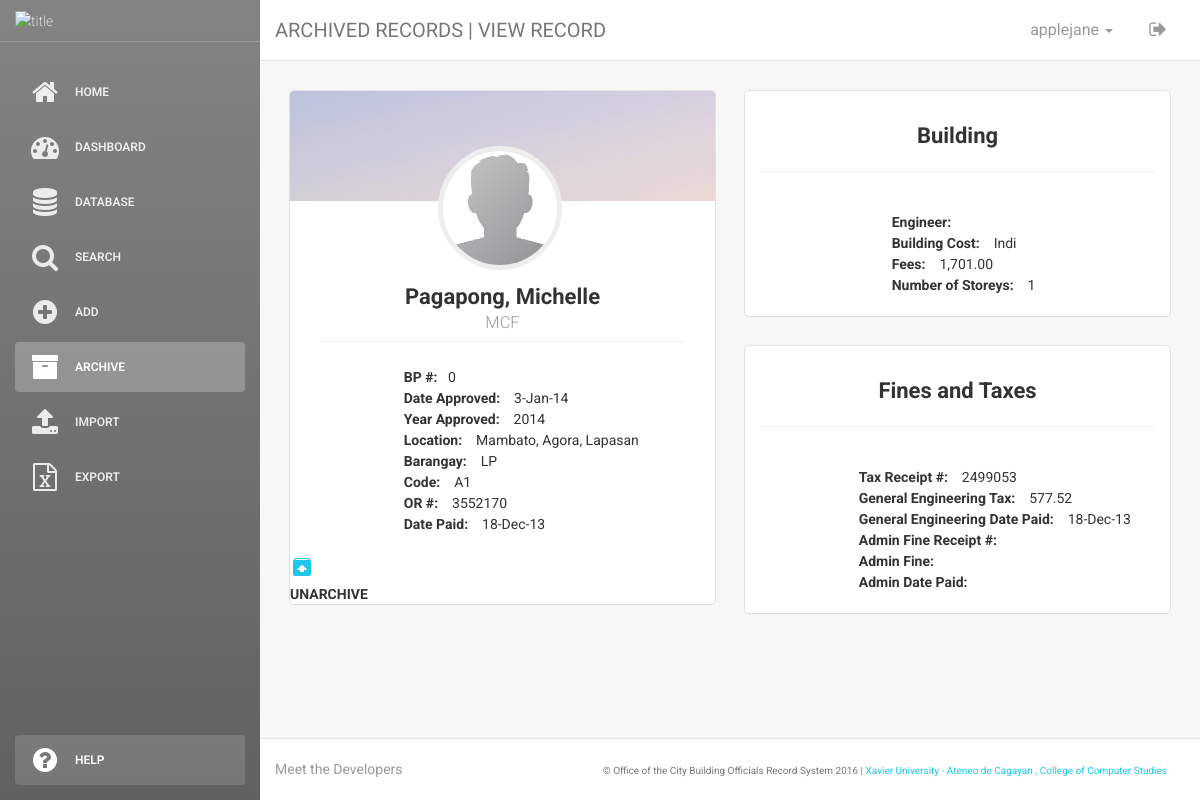
Screenshot of /archive_details.php?id=1 (signed in) with the database file from the repository.
### tables this page shows
CREATE TABLE IF NOT EXISTS `bp_applicant_archive` (
  `bpApplicant_id` int(11) NOT NULL,
  `bp_no` varchar(30) NOT NULL,
  `year_approved` varchar(30) NOT NULL,
  `date_approved` varchar(30) NOT NULL,
  `ap_initial` varchar(30) NOT NULL,
  `ap_brgy` varchar(30) NOT NULL,
  `brgy_code` varchar(30) NOT NULL,
  `bp_orNo` varchar(30) NOT NULL,
  `or_datepaid` varchar(30) NOT NULL,
  `building_cost` varchar(30) NOT NULL,
  `building_fees` varchar(30) NOT NULL,
  `building_noStoreys` varchar(30) NOT NULL,
  `building_engineer` varchar(50) NOT NULL,
  `applicant` varchar(50) NOT NULL,
  `ap_location` varchar(30) NOT NULL,
  `tax_receiptNo` varchar(30) NOT NULL,
  `ge_datepaid` varchar(30) NOT NULL,
  `tax_ge` varchar(30) NOT NULL,
  `admin_receiptNo` varchar(30) NOT NULL,
  `admin_datepaid` varchar(30) NOT NULL,
  `admin_fine` varchar(30) NOT NULL
);

### session.php (called while the page is built, shortened)
<?php
$connection = mysql_connect("localhost", "root", "");
$user_check=$_SESSION['login_user'];
$ses_sql=mysql_query("select username from login where username='$user_check'", $connection);
$row = mysql_fetch_assoc($ses_sql);
$login_session =$row['username'];
?>

### unarchive_fetch.php (called while the page is built, shortened)
<?php
	$unarc_id = $_GET['id'];
?>

### archive_details.php (the view, shortened to what this page needs)
<?php include('unarchive_fetch.php');?>
<?php include('session.php');?>
<!doctype html>
<html lang="en">
<head>
    <link href="assets/css/bootstrap.min.css" rel="stylesheet" />
    <link href="assets/css/animate.min.css" rel="stylesheet"/>
    <link href="assets/css/light-bootstrap-dashboard.css" rel="stylesheet"/>
    <link href="assets/css/demo.css" rel="stylesheet" />
    <link href="http://maxcdn.bootstrapcdn.com/font-awesome/4.2.0/css/font-awesome.min.css" rel="stylesheet">
    <link href="assets/css/pe-icon-7-stroke.css" rel="stylesheet" />
    <link rel="stylesheet" href="https://code.getmdl.io/1.1.3/material.indigo-pink.min.css">
</head>
<body>
<div class="wrapper">
    <div class="sidebar" data-color="#2B2E33" data-image="assets/img/sidebar-5.jpg">
        <div class="sidebar-wrapper">
            <div class="logo">
                <img src="assets/img/title.png" alt="title" style="width:237px;height:61px;top:10px; padding:0; margin:0;">
            </div>
            <ul class="nav">
                <li>
                    <a href="home.php">
                       <i class="fa fa-home" aria-hidden="true"></i>
                        <p>Home</p>
                    </a>
                </li>
                <li>
                    <a href="dashboard.php">
                        <i class="fa fa-tachometer" aria-hidden="true"></i>
                        <p>Dashboard</p>
                    </a>
                </li>
                <li>
                    <a href="database.php">
                        <i class="fa fa-database" aria-hidden="true"></i>
                        <p>Database</p>
                    </a>
                </li>
                <li>
                    <a href="search.php">
                        <i class="fa fa-search" aria-hidden="true"></i>
                        <p>Search</p>
                    </a>
                </li>
                <li>
                    <a href="add.php">
                       <i class="fa fa-plus-circle" aria-hidden="true"></i>
                        <p>Add</p>
                    </a>
                </li>
                <li class="active">
                    <a href="archive.php">
                        <i class="fa fa-archive" aria-hidden="true"></i>
                        <p>Archive</p>
                    </a>
                </li>
                <li>
                    <a href="import.php">
                        <i class="fa fa-upload" aria-hidden="true"></i>
                        <p>Import</p>
                    </a>
                </li>
                <li>
                    <a href="export.php">
                       <i class="fa fa-file-excel-o" aria-hidden="true"></i>
                        <p>Export</p>
                    </a>
                </li>
                <li class="active-pro">
                    <a href="help.php">
                        <i class="fa fa-question-circle" aria-hidden="true"></i>
                        <p>HELP</p>
                    </a>
                </li>
            </ul>
        </div>
    </div>
    <div class="main-panel">
        <nav class="navbar navbar-default navbar-fixed">
            <div class="container-fluid">
                <div class="navbar-header">
                    <a class="navbar-brand" href="#">ARCHIVED RECORDS | VIEW RECORD</a>
                </div>
                <div class="collapse navbar-collapse">
                    <ul class="nav navbar-nav navbar-right">
                        <li class="dropdown">
                              <a href="#" class="dropdown-toggle" data-toggle="dropdown">
                                    <?php echo $login_session; ?>
                                    <b class="caret"></b>
                              </a>
                        </li>
                        <li class="dropdown">
                            <a href="login.php">
                                <i class="fa fa-sign-out"></i>
                            </a>
                        </li>
                    </ul>
                </div>
            </div>
        </nav>
        <?php
            $view_id = $_GET['id'];
            $query = "SELECT * FROM bp_applicant_archive WHERE bpApplicant_id = '$view_id';";
            $result = mysql_query($query);
            echo "<div class=\"content\">
                    <div class=\"container-fluid\">
                        <div class=\"row\">";
            if(mysql_num_rows($result) > 0){
                while($row = mysql_fetch_array($result)){
                                echo"<div class=\"col-md-6\">
                                        <div class=\"card card-user\">
                                            <div class=\"image\">
                                                <img src=\"assets/img/sidebar-2.jpg\" alt=\"...\"/>
                                            </div>
                                            <div class=\"content\">
                                            <div class=\"author\">
                                                <a href=\"#\">
                                                    <img class=\"avatar border-gray\" src=\"assets/img/faces/face-0.jpg\" alt=\"...\"/>
                                                    <h4 class=\"title\">
                                                        <b>$row[applicant]</b><br>
                                                        <small>$row[ap_initial]</small>
                                                    </h4>
                                                </a>
                                             </div>
                                             <hr>
                                            <br>";
                                echo"   <p class=\"description text-justify col-md-offset-3\">
                                            <b>BP #:&nbsp&nbsp</b> $row[bp_no]<br>
                                            <b>Date Approved: &nbsp&nbsp</b> $row[date_approved]<br>
                                            <b>Year Approved: &nbsp&nbsp</b> $row[year_approved]<br>
                                            <b>Location: &nbsp&nbsp</b> $row[ap_location]<br>
                                            <b>Barangay: &nbsp&nbsp</b> $row[ap_brgy] <br>
                                            <b>Code: &nbsp&nbsp</b> $row[brgy_code]<br>
                                            <b>OR #: &nbsp&nbsp</b> $row[bp_orNo]<br>
                                            <b>Date Paid: &nbsp&nbsp</b> $row[or_datepaid]
                                        </p>
                                     </div>";
                                echo "<div class=\"mdl-card__menu\">
                                            <a href=\"unarchive_confirm.php?id=$unarc_id\" class=\"mdl-button mdl-button--icon mdl-js-button mdl-js-ripple-effect mdl-button--primary\" id=\"unarchive\">
                                                <i class=\"material-icons mdl-color-text--white\">unarchive</i>
                                            </a>
                                            <div class=\"mdl-tooltip\" for=\"archive\"><strong>UNARCHIVE</strong></div>
                                            </div>
                                        </div>
                                      </div>";
                                echo "<div class=\"col-md-6\">
                                          <div class=\"card\">
                                            <div class=\"content\">
                                                <div class=\"header\">
                                                    <h4 class=\"title text-center\"><b>Building</b><br>
                                                </div>
                                                <hr>
                                                <br>
                                                <p class=\"description text-justify col-md-offset-4\">
                                                    <b>Engineer: &nbsp&nbsp</b> $row[building_engineer]<br>
                                                    <b>Building Cost: &nbsp&nbsp</b> $row[building_cost]<br>
                                                    <b>Fees: &nbsp&nbsp</b> $row[building_fees]<br>
                                                    <b>Number of Storeys: &nbsp&nbsp</b> $row[building_noStoreys]
                                                </p>
                                             </div>
                                           </div>
                                       </div>";
                                echo "<div class=\"col-md-6\">
                                         <div class=\"card\">
                                            <div class=\"content\">
                                                <div class=\"header\">
                                                    <h4 class=\"title text-center\"><b>Fines and Taxes</b><br>
                                                </div>
                                                <hr>
                                                <br>
                                                <p class=\"description text-justify col-md-offset-3\">
                                                    <b>Tax Receipt #: &nbsp&nbsp</b> $row[tax_receiptNo]<br>
                                                    <b>General Engineering Tax: &nbsp&nbsp</b> $row[tax_ge]<br>
                                                    <b>General Engineering Date Paid: &nbsp&nbsp</b> $row[ge_datepaid]<br>
                                                    <b>Admin Fine Receipt #: &nbsp&nbsp</b> $row[admin_receiptNo]<br>
                                                    <b>Admin Fine: &nbsp&nbsp</b> $row[admin_fine]<br>
                                                    <b>Admin Date Paid: &nbsp&nbsp</b> $row[admin_datepaid]
                                                </p>
                                                </div>
                                           </div>
                                       </div>";
                }
            }
            echo "</div>
               </div>
            </div>";
        ?>
       <footer class="footer">
            <div class="container-fluid">
                <nav class="pull-left">
                    <ul>
                        <li>
                            <a href="dev.php">
                                Meet the Developers
                            </a>
                        </li>
                    </ul>
                </nav>
                <p class="copyright pull-right">
                <font size="1">
                    &copy; Office of the City Building Officials Record System 2016   | <a href="http://ccs.xu.edu.ph">Xavier University - Ateneo de Cagayan , College of Computer Studies</a>
                </p>
            </div>
        </footer>
    </div>
</div>
</body>
</html>

### assets/css/demo.css (style rules this page uses)
.sidebar .nav > li.active-pro { position: absolute; width: 100%; bottom: 10px; }
.sidebar .nav > li.active-pro a { background: rgba(255, 255, 255, 0.14); opacity: 1; color: #FFFFFF; }

### rows the page displays
bp_applicant_archive: applicant "Pagapong, Michelle", ap_initial "MCF", bp_no "0", date_approved "3-Jan-14", year_approved "2014", ap_location "Mambato, Agora, Lapasan", ap_brgy "LP", brgy_code "A1", bp_orNo "3552170", or_datepaid "18-Dec-13", building_cost "Indi", building_fees "1,701.00", building_noStoreys "1", tax_receiptNo "2499053", tax_ge "577.52", ge_datepaid "18-Dec-13"

### other values shown
$login_session "applejane"
